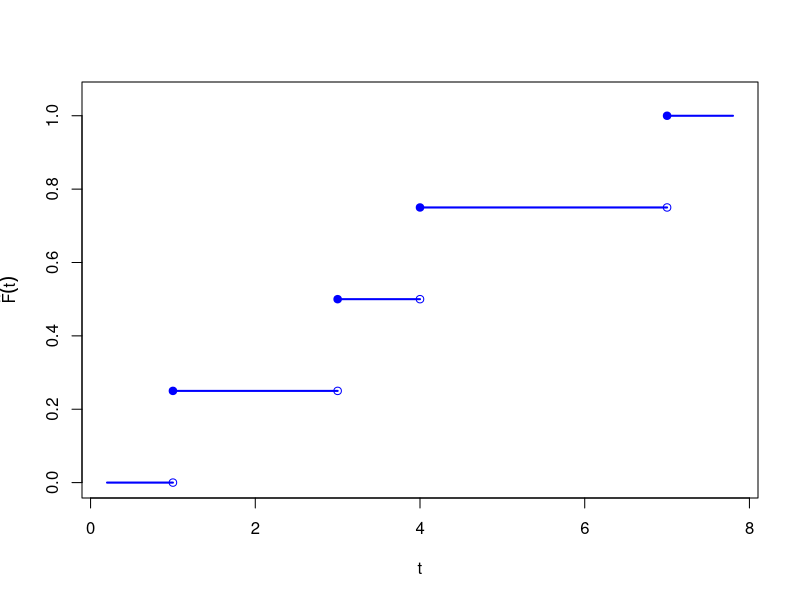
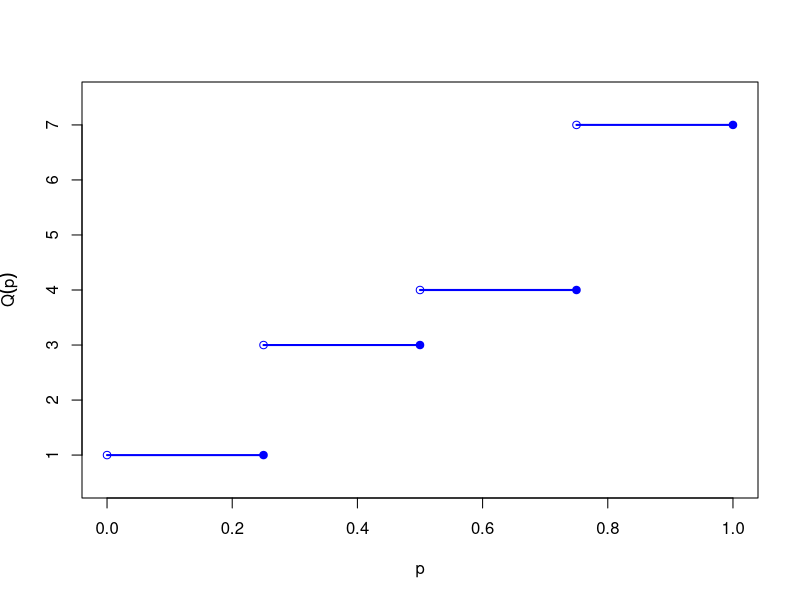

Write R code to recreate these figures, in order.
## ---- chunk 1
#| label: fig-ecdf-sample-quantile-example
#| fig-cap: >
#|   Relationship between the empirical CDF and sample quantiles
#|   for data 4, 1, 7, 3.
#|   (Order statistics are 1, 3, 4, 7.)
#| fig-subcap:
#|   - >
#|     Empirical CDF horizontal pieces only.
#|     Closed circles mark included endpoints.
#|     Open circles mark excluded endpoints.
#|   - >
#|     Sample quantile function horizontal pieces only.
#|     Open circles mark excluded left endpoints.
#|     Closed circles mark included right endpoints.
#| layout-ncol: 2
#| fig-width: 5
#| fig-height: 4
x <- c(4, 1, 7, 3)
n <- length(x)
x_ord <- sort(x)
p_ord <- seq_len(n) / n
ecdf_x_padding <- 0.8
eqf_y_padding <- 0.5
x_min <- min(x_ord) - ecdf_x_padding
x_max <- max(x_ord) + ecdf_x_padding

x_left <- c(x_min, x_ord)
x_right <- c(x_ord, x_max)
f_levels <- c(0, p_ord)

plot(
  0,
  0,
  type = "n",
  xlim = c(x_min, x_max),
  ylim = c(0, 1.05),
  xlab = "t",
  ylab = expression(hat(plain("F"))(t))
)
segments(x_left, f_levels, x_right, f_levels, lwd = 2, col = "blue")
points(x_ord, f_levels[seq_len(n)], pch = 1, col = "blue")
points(x_ord, f_levels[seq_len(n) + 1], pch = 19, col = "blue")

q_left <- c(0, p_ord[-n])
q_right <- p_ord
plot(
  0,
  0,
  type = "n",
  xlim = c(0, 1),
  ylim = c(min(x_ord) - eqf_y_padding, max(x_ord) + eqf_y_padding),
  xlab = "p",
  ylab = expression(hat(Q)(p))
)
segments(q_left, x_ord, q_right, x_ord, lwd = 2, col = "blue")
points(q_left, x_ord, pch = 1, col = "blue")
points(q_right, x_ord, pch = 19, col = "blue")
